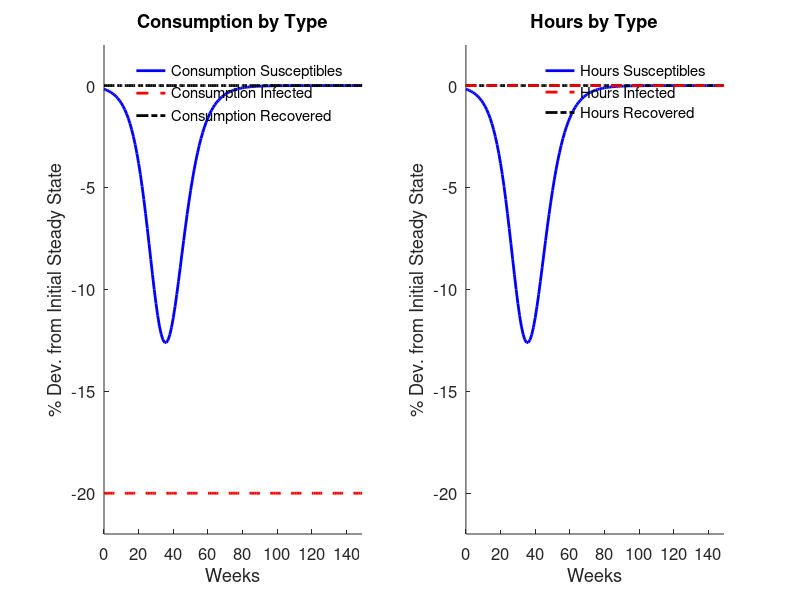

The MATLAB script that drew this image: (Note: this script raises an error after producing the figure.)
%Plot Baseline

cd baseline;
load results_baseline;
cd ..

%plotting
ia=1;
ib=2;
fsize=12;
horz=HH;

horz=150;

time=0:1:horz-1;

figure;
subplot(ia,ib,1)
plot(time,100*(cs(1:horz)-crss)/crss,'b-','LineWidth',2); hold on
plot(time,100*(ci(1:horz)-crss)/crss,'r--','LineWidth',2); hold on
plot(time,100*(cr(1:horz)-crss)/crss,'k-.','LineWidth',2); hold off
box off;
axis([0 horz-1 -22 1.99]);
title('Consumption by Type','FontSize',fsize);
ylabel('% Dev. from Initial Steady State','FontSize',fsize);
xlabel('Weeks','FontSize',fsize);
set(gca,'FontSize',fsize);
legend('Consumption Susceptibles','Consumption Infected','Consumption Recovered','Location','best');
legend boxoff

subplot(ia,ib,2)
plot(time,100*(ns(1:horz)-nrss)/nrss,'b-','LineWidth',2); hold on
plot(time,100*(ni(1:horz)-nrss)/nrss,'r--','LineWidth',2); hold on
plot(time,100*(nr(1:horz)-nrss)/nrss,'k-.','LineWidth',2); hold on
plot(time,100*(ni(1:horz)-nrss)/nrss,'r--','LineWidth',2); hold off
axis([0 horz-1 -22 1.99]);
box off;
title('Hours by Type','FontSize',fsize);
xlabel('Weeks','FontSize',fsize);
ylabel('% Dev. from Initial Steady State','FontSize',fsize);
set(gca,'FontSize',fsize); 
legend('Hours Susceptibles','Hours Infected','Hours Recovered','Location','best');
legend boxoff


suptitle('Figure 2: Consumption and Hours by Type in Basic SIR-Macro Model');
orient landscape
print -dpdf -fillpage epidemic_simulation_fig2
